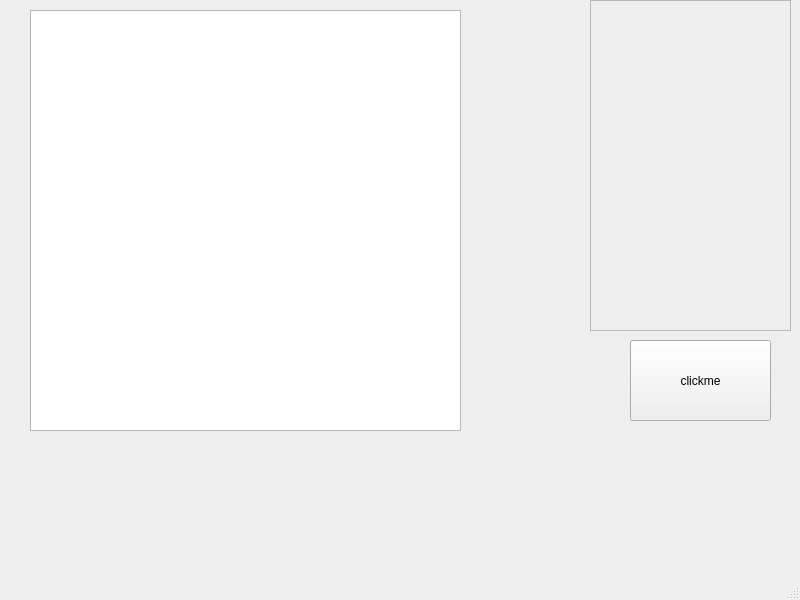
<?xml version="1.0" encoding="UTF-8"?>
<ui version="4.0">
 <class>MainWindow</class>
 <widget class="QMainWindow" name="MainWindow">
  <property name="geometry">
   <rect>
    <x>0</x>
    <y>0</y>
    <width>800</width>
    <height>600</height>
   </rect>
  </property>
  <property name="windowTitle">
   <string>MainWindow</string>
  </property>
  <widget class="QWidget" name="centralwidget">
   <widget class="QPushButton" name="testButton">
    <property name="geometry">
     <rect>
      <x>630</x>
      <y>340</y>
      <width>141</width>
      <height>81</height>
     </rect>
    </property>
    <property name="text">
     <string>clickme</string>
    </property>
   </widget>
   <widget class="QScrollArea" name="outputScroll">
    <property name="geometry">
     <rect>
      <x>590</x>
      <y>0</y>
      <width>201</width>
      <height>331</height>
     </rect>
    </property>
    <property name="widgetResizable">
     <bool>true</bool>
    </property>
    <widget class="QWidget" name="scrollAreaWidgetContents">
     <property name="geometry">
      <rect>
       <x>0</x>
       <y>0</y>
       <width>199</width>
       <height>329</height>
      </rect>
     </property>
     <layout class="QHBoxLayout" name="horizontalLayout">
      <item>
       <widget class="QLabel" name="textOutput">
        <property name="text">
         <string/>
        </property>
        <property name="alignment">
         <set>Qt::AlignBottom|Qt::AlignLeading|Qt::AlignLeft</set>
        </property>
        <property name="wordWrap">
         <bool>true</bool>
        </property>
        <property name="textInteractionFlags">
         <set>Qt::LinksAccessibleByMouse|Qt::TextSelectableByKeyboard|Qt::TextSelectableByMouse</set>
        </property>
       </widget>
      </item>
     </layout>
    </widget>
   </widget>
   <widget class="QTableView" name="buildingView">
    <property name="geometry">
     <rect>
      <x>30</x>
      <y>10</y>
      <width>431</width>
      <height>421</height>
     </rect>
    </property>
    <property name="cursor" stdset="0">
     <cursorShape>ArrowCursor</cursorShape>
    </property>
    <property name="focusPolicy">
     <enum>Qt::NoFocus</enum>
    </property>
    <property name="contextMenuPolicy">
     <enum>Qt::NoContextMenu</enum>
    </property>
    <property name="verticalScrollBarPolicy">
     <enum>Qt::ScrollBarAlwaysOff</enum>
    </property>
    <property name="horizontalScrollBarPolicy">
     <enum>Qt::ScrollBarAlwaysOff</enum>
    </property>
    <property name="sizeAdjustPolicy">
     <enum>QAbstractScrollArea::AdjustToContentsOnFirstShow</enum>
    </property>
    <property name="selectionMode">
     <enum>QAbstractItemView::NoSelection</enum>
    </property>
    <property name="cornerButtonEnabled">
     <bool>false</bool>
    </property>
    <attribute name="horizontalHeaderCascadingSectionResizes">
     <bool>false</bool>
    </attribute>
    <attribute name="horizontalHeaderMinimumSectionSize">
     <number>30</number>
    </attribute>
    <attribute name="horizontalHeaderHighlightSections">
     <bool>false</bool>
    </attribute>
    <attribute name="verticalHeaderMinimumSectionSize">
     <number>30</number>
    </attribute>
    <attribute name="verticalHeaderHighlightSections">
     <bool>false</bool>
    </attribute>
   </widget>
  </widget>
  <widget class="QMenuBar" name="menubar">
   <property name="geometry">
    <rect>
     <x>0</x>
     <y>0</y>
     <width>800</width>
     <height>21</height>
    </rect>
   </property>
  </widget>
  <widget class="QStatusBar" name="statusbar"/>
 </widget>
 <resources/>
 <connections/>
</ui>
